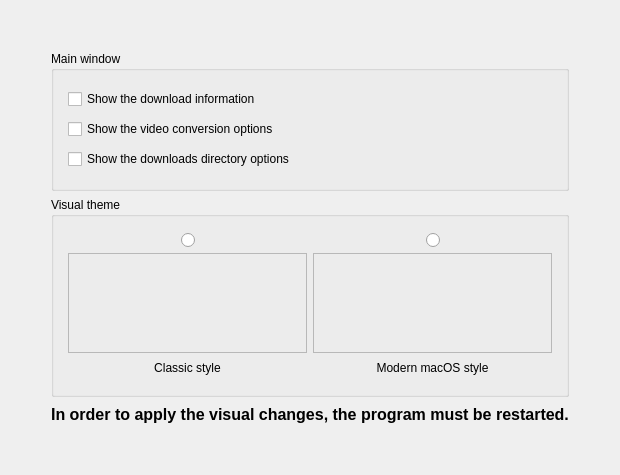
     <widget class="QWidget" name="pgUserInterface">
      <layout class="QGridLayout" name="gridLayout">
       <item row="2" column="2">
        <spacer name="horizontalSpacer_10">
         <property name="orientation">
          <enum>Qt::Horizontal</enum>
         </property>
         <property name="sizeHint" stdset="0">
          <size>
           <width>40</width>
           <height>20</height>
          </size>
         </property>
        </spacer>
       </item>
       <item row="5" column="1">
        <spacer name="verticalSpacer_5">
         <property name="orientation">
          <enum>Qt::Vertical</enum>
         </property>
         <property name="sizeHint" stdset="0">
          <size>
           <width>20</width>
           <height>40</height>
          </size>
         </property>
        </spacer>
       </item>
       <item row="2" column="1">
        <widget class="QGroupBox" name="groupBox_5">
         <property name="minimumSize">
          <size>
           <width>0</width>
           <height>200</height>
          </size>
         </property>
         <property name="title">
          <string>Visual theme</string>
         </property>
         <layout class="QHBoxLayout" name="horizontalLayout_8">
          <property name="leftMargin">
           <number>14</number>
          </property>
          <property name="topMargin">
           <number>14</number>
          </property>
          <property name="rightMargin">
           <number>14</number>
          </property>
          <property name="bottomMargin">
           <number>14</number>
          </property>
          <item>
           <layout class="QVBoxLayout" name="verticalLayout_5">
            <property name="spacing">
             <number>2</number>
            </property>
            <item>
             <layout class="QHBoxLayout" name="horizontalLayout_6">
              <item>
               <spacer name="horizontalSpacer_7">
                <property name="orientation">
                 <enum>Qt::Horizontal</enum>
                </property>
                <property name="sizeHint" stdset="0">
                 <size>
                  <width>40</width>
                  <height>20</height>
                 </size>
                </property>
               </spacer>
              </item>
              <item>
               <widget class="QRadioButton" name="rdbClassicUI">
                <property name="text">
                 <string/>
                </property>
               </widget>
              </item>
              <item>
               <spacer name="horizontalSpacer_4">
                <property name="orientation">
                 <enum>Qt::Horizontal</enum>
                </property>
                <property name="sizeHint" stdset="0">
                 <size>
                  <width>40</width>
                  <height>20</height>
                 </size>
                </property>
               </spacer>
              </item>
             </layout>
            </item>
            <item>
             <widget class="QFrame" name="frame_2">
              <property name="minimumSize">
               <size>
                <width>0</width>
                <height>100</height>
               </size>
              </property>
              <property name="frameShape">
               <enum>QFrame::StyledPanel</enum>
              </property>
              <property name="frameShadow">
               <enum>QFrame::Raised</enum>
              </property>
             </widget>
            </item>
            <item>
             <widget class="QLabel" name="label_4">
              <property name="text">
               <string>Classic style</string>
              </property>
              <property name="alignment">
               <set>Qt::AlignCenter</set>
              </property>
             </widget>
            </item>
           </layout>
          </item>
          <item>
           <layout class="QVBoxLayout" name="verticalLayout_6">
            <property name="spacing">
             <number>2</number>
            </property>
            <item>
             <layout class="QHBoxLayout" name="horizontalLayout_7">
              <item>
               <spacer name="horizontalSpacer_8">
                <property name="orientation">
                 <enum>Qt::Horizontal</enum>
                </property>
                <property name="sizeHint" stdset="0">
                 <size>
                  <width>40</width>
                  <height>20</height>
                 </size>
                </property>
               </spacer>
              </item>
              <item>
               <widget class="QRadioButton" name="rdbModernStyle">
                <property name="text">
                 <string/>
                </property>
               </widget>
              </item>
              <item>
               <spacer name="horizontalSpacer_9">
                <property name="orientation">
                 <enum>Qt::Horizontal</enum>
                </property>
                <property name="sizeHint" stdset="0">
                 <size>
                  <width>40</width>
                  <height>20</height>
                 </size>
                </property>
               </spacer>
              </item>
             </layout>
            </item>
            <item>
             <widget class="QFrame" name="frame_3">
              <property name="minimumSize">
               <size>
                <width>0</width>
                <height>100</height>
               </size>
              </property>
              <property name="frameShape">
               <enum>QFrame::StyledPanel</enum>
              </property>
              <property name="frameShadow">
               <enum>QFrame::Raised</enum>
              </property>
             </widget>
            </item>
            <item>
             <widget class="QLabel" name="label_5">
              <property name="text">
               <string>Modern macOS style</string>
              </property>
              <property name="alignment">
               <set>Qt::AlignCenter</set>
              </property>
             </widget>
            </item>
           </layout>
          </item>
         </layout>
        </widget>
       </item>
       <item row="0" column="0">
        <spacer name="horizontalSpacer_11">
         <property name="orientation">
          <enum>Qt::Horizontal</enum>
         </property>
         <property name="sizeHint" stdset="0">
          <size>
           <width>40</width>
           <height>20</height>
          </size>
         </property>
        </spacer>
       </item>
       <item row="1" column="1">
        <widget class="QGroupBox" name="groupBox_4">
         <property name="minimumSize">
          <size>
           <width>450</width>
           <height>140</height>
          </size>
         </property>
         <property name="baseSize">
          <size>
           <width>0</width>
           <height>0</height>
          </size>
         </property>
         <property name="title">
          <string>Main window</string>
         </property>
         <layout class="QVBoxLayout" name="verticalLayout_4">
          <property name="leftMargin">
           <number>14</number>
          </property>
          <property name="topMargin">
           <number>14</number>
          </property>
          <property name="rightMargin">
           <number>14</number>
          </property>
          <property name="bottomMargin">
           <number>14</number>
          </property>
          <item>
           <widget class="QCheckBox" name="chbHideDownloadInfo">
            <property name="text">
             <string>Show the download information</string>
            </property>
           </widget>
          </item>
          <item>
           <widget class="QCheckBox" name="chbHideVideoConversion">
            <property name="text">
             <string>Show the video conversion options</string>
            </property>
           </widget>
          </item>
          <item>
           <widget class="QCheckBox" name="chbHideDownloadsDirectory">
            <property name="text">
             <string>Show the downloads directory options</string>
            </property>
           </widget>
          </item>
         </layout>
        </widget>
       </item>
       <item row="0" column="1">
        <spacer name="verticalSpacer_4">
         <property name="orientation">
          <enum>Qt::Vertical</enum>
         </property>
         <property name="sizeType">
          <enum>QSizePolicy::Expanding</enum>
         </property>
         <property name="sizeHint" stdset="0">
          <size>
           <width>20</width>
           <height>40</height>
          </size>
         </property>
        </spacer>
       </item>
       <item row="4" column="1">
        <widget class="QLabel" name="label_6">
         <property name="font">
          <font>
           <pointsize>12</pointsize>
           <weight>75</weight>
           <bold>true</bold>
          </font>
         </property>
         <property name="text">
          <string>In order to apply the visual changes, the program must be restarted.</string>
         </property>
         <property name="alignment">
          <set>Qt::AlignCenter</set>
         </property>
        </widget>
       </item>
       <item row="3" column="1">
        <spacer name="verticalSpacer_6">
         <property name="orientation">
          <enum>Qt::Vertical</enum>
         </property>
         <property name="sizeType">
          <enum>QSizePolicy::Fixed</enum>
         </property>
         <property name="sizeHint" stdset="0">
          <size>
           <width>20</width>
           <height>2</height>
          </size>
         </property>
        </spacer>
       </item>
      </layout>
     </widget>
